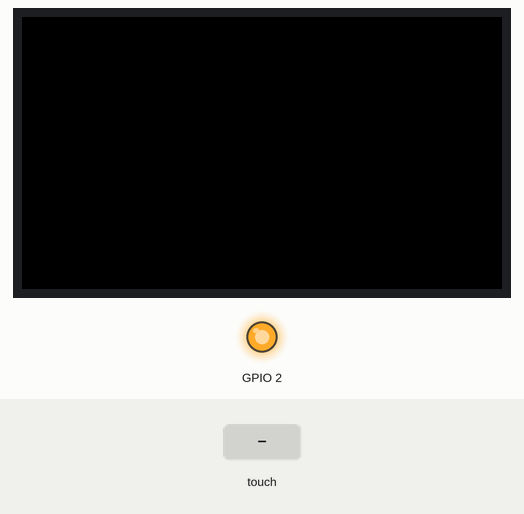
This sketch was run on a simulated ESP32. Shown: 480×272 colour display, output pins drawn as LEDs (lit = HIGH). The test bench sets the inputs (shaded band). WiFi joins after 1.5 s; servers stay silent unless stated; the local clock reads 2024-03-15 10:24:30 at power-on unless the sketch sets it; storage starts empty; what the sketch prints to the serial monitor is not drawn.

Above: at 3.6 s.
3.7 s: touch panel pressed at 13 % / 10 % of its raw x / y range
At 4.0 s:
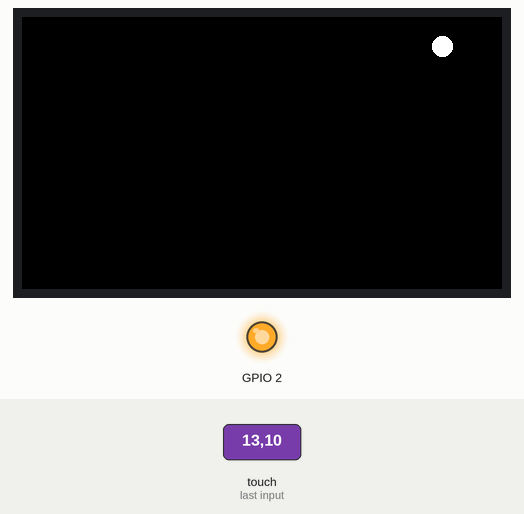
5.2 s: touch panel pressed at 38 % / 10 % of its raw x / y range
At 6.6 s:
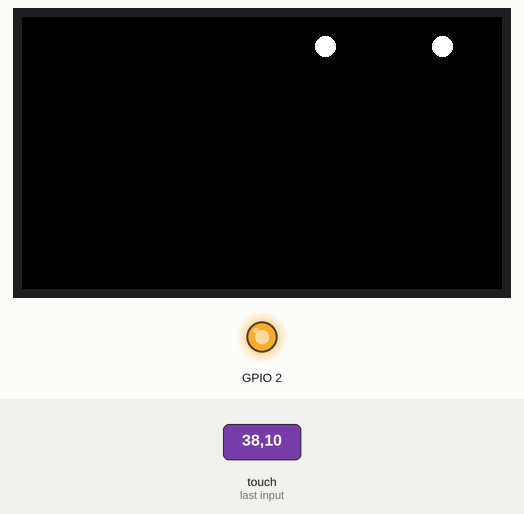
Timing chart, 0 to 8.2 s (numbered marks = the images above; inputs shaded):
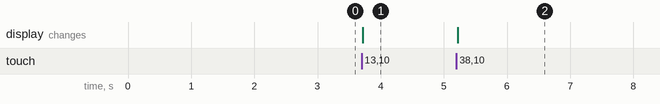

Measured:
- after the input at 3.7 s, the display: changes at once (image 1)
- after the input at 5.2 s, the display: changes at once (image 2)

The sketch:

ESP32-4827S043R.ino
```cpp
#include <Arduino_GFX_Library.h>
#include <SPI.h>
#include <SD.h>
#include <WiFi.h>
#include <time.h>
#include "Screen.h"
#include "SDCard.h"

int Brightness = 255; // Value between 0 - 255

// WiFi credentials
const char* ssid = "NETWORK NAME";
const char* password = "PASSWORD";

// NTP server
const char* ntpServer = "pool.ntp.org";
const long gmtOffset_sec = 0;
const int daylightOffset_sec = 3600;

// Initialize the display bus
Arduino_ESP32RGBPanel *bus = new Arduino_ESP32RGBPanel(
    GFX_NOT_DEFINED /* CS */, GFX_NOT_DEFINED /* SCK */, GFX_NOT_DEFINED /* SDA */,
    40 /* DE */, 41 /* VSYNC */, 39 /* HSYNC */, 42 /* PCLK */,
    45 /* R0 */, 48 /* R1 */, 47 /* R2 */, 21 /* R3 */, 14 /* R4 */,
    5 /* G0 */, 6 /* G1 */, 7 /* G2 */, 15 /* G3 */, 16 /* G4 */, 4 /* G5 */,
    8 /* B0 */, 3 /* B1 */, 46 /* B2 */, 9 /* B3 */, 1 /* B4 */
);

// Initialize the SDCard class
SDCard sdCard(10);

// Initialize the screen class
Screen screen(38, 18, &sdCard, bus);

void setup(void)
{
    Serial.begin(115200); // Start serial communication for debugging

    ledcSetup(0, 25000, 8); // channel 0, 25kHz, 8-bit resolution
    ledcAttachPin(2, 0);    // attach pin 2 to channel 0
    ledcWrite(0, Brightness); // set the brightness

    // Initialize the screen
    if (!screen.begin()) {
        Serial.println("Failed to initialize screen");
        while (1);
    }

    Serial.println("Screen initialized.");

    // List files on SD card
    sdCard.listFiles("/", screen.gfx);

    // Connect to WiFi
    WiFi.begin(ssid, password);
    while (WiFi.status() != WL_CONNECTED) {
        delay(1000);
        Serial.println("Connecting to WiFi...");
    }
    Serial.println("Connected to WiFi");

    // Init and get the time
    configTime(gmtOffset_sec, daylightOffset_sec, ntpServer);
    printLocalTime();
}

void loop()
{
    screen.drawTouchPoint();
    delay(100); // Small delay to avoid excessive processing
}

void printLocalTime()
{
    struct tm timeinfo;
    if (!getLocalTime(&timeinfo)) {
        Serial.println("Failed to obtain time");
        return;
    }
    Serial.println(&timeinfo, "Current time: %A, %B %d %Y %H:%M:%S");
}
```

SDCard.cpp
```cpp
#include "SDCard.h"

SDCard::SDCard(uint8_t csPin) : csPin(csPin) {}

bool SDCard::begin() {
    return SD.begin(csPin);
}

void SDCard::listFiles(const char *dirname, Arduino_RPi_DPI_RGBPanel *gfx) {
    File root = SD.open(dirname);

    if (!root) {
        Serial.println("Failed to open directory");
        return;
    }

    if (!root.isDirectory()) {
        Serial.println("Not a directory");
        return;
    }

    root.rewindDirectory();

    gfx->fillScreen(BLACK);
    gfx->setTextColor(WHITE);
    gfx->setTextSize(2);

    int y = 10; // Starting y position for the text

    while (true) {
        File entry = root.openNextFile();
        if (!entry) {
            break; // No more files
        }

        Serial.println(entry.name());
        gfx->setCursor(10, y);
        gfx->println(entry.name());

        y += 20; // Move to next line

        entry.close();
    }
}
```

SDCard.h
```cpp
#ifndef SDCARD_H
#define SDCARD_H

#include <SD.h>
#include <Arduino_GFX_Library.h>

class SDCard {
public:
    SDCard(uint8_t csPin);
    bool begin();
    void listFiles(const char *dirname, Arduino_RPi_DPI_RGBPanel *gfx);

private:
    uint8_t csPin;
};

#endif // SDCARD_H
```

Screen.cpp
```cpp
#include "Screen.h"

Screen::Screen(uint8_t touchCsPin, uint8_t touchIrqPin, SDCard *sdCard, Arduino_ESP32RGBPanel *bus)
    : ts(touchCsPin, touchIrqPin), sdCard(sdCard), touchCsPin(touchCsPin), touchIrqPin(touchIrqPin) {
    gfx = new Arduino_RPi_DPI_RGBPanel(
        bus,
        480 /* width */, 0 /* hsync_polarity */, 8 /* hsync_front_porch */, 4 /* hsync_pulse_width */, 43 /* hsync_back_porch */,
        272 /* height */, 0 /* vsync_polarity */, 8 /* vsync_front_porch */, 4 /* vsync_pulse_width */, 12 /* vsync_back_porch */,
        1 /* pclk_active_neg */, 9000000 /* prefer_speed */, true /* auto_flush */
    );
}

bool Screen::begin() {
    gfx->begin();
    gfx->fillScreen(BLUE);

    if (!ts.begin()) {
        return false;
    }

    ts.setRotation(0);

    if (!sdCard->begin()) {
        return false;
    }

    return true;
}

void Screen::setRotation(uint8_t rotation) {
    ts.setRotation(rotation);
}

void Screen::drawTouchPoint() {
    if (ts.touched()) {
        TS_Point p = ts.getPoint();

        // Adjust touch coordinates to screen coordinates
        int16_t x = map(p.x, 200, 3800, gfx->width(), 0);  // Adjust these values if needed
        int16_t y = map(p.y, 200, 3800, 0, gfx->height()); // Adjust these values if needed

        // Ensure coordinates stay within bounds
        x = constrain(x, 0, gfx->width());
        y = constrain(y, 0, gfx->height());

        // Draw a circle at the touch point
        gfx->fillCircle(x, y, 10, WHITE);
    }
}
```

Screen.h
```cpp
#ifndef SCREEN_H
#define SCREEN_H

#include <XPT2046_Touchscreen.h>
#include <Arduino_GFX_Library.h>
#include "SDCard.h" // Include the SDCard class

class Screen {
public:
    Screen(uint8_t touchCsPin, uint8_t touchIrqPin, SDCard *sdCard, Arduino_ESP32RGBPanel *bus);
    bool begin();
    void drawTouchPoint();
    void setRotation(uint8_t rotation);

    // Make gfx public for accessibility
    Arduino_RPi_DPI_RGBPanel *gfx;

private:
    XPT2046_Touchscreen ts;
    SDCard *sdCard; // Pointer to SDCard class
    uint8_t touchCsPin;
    uint8_t touchIrqPin;
};

#endif // SCREEN_H
```
